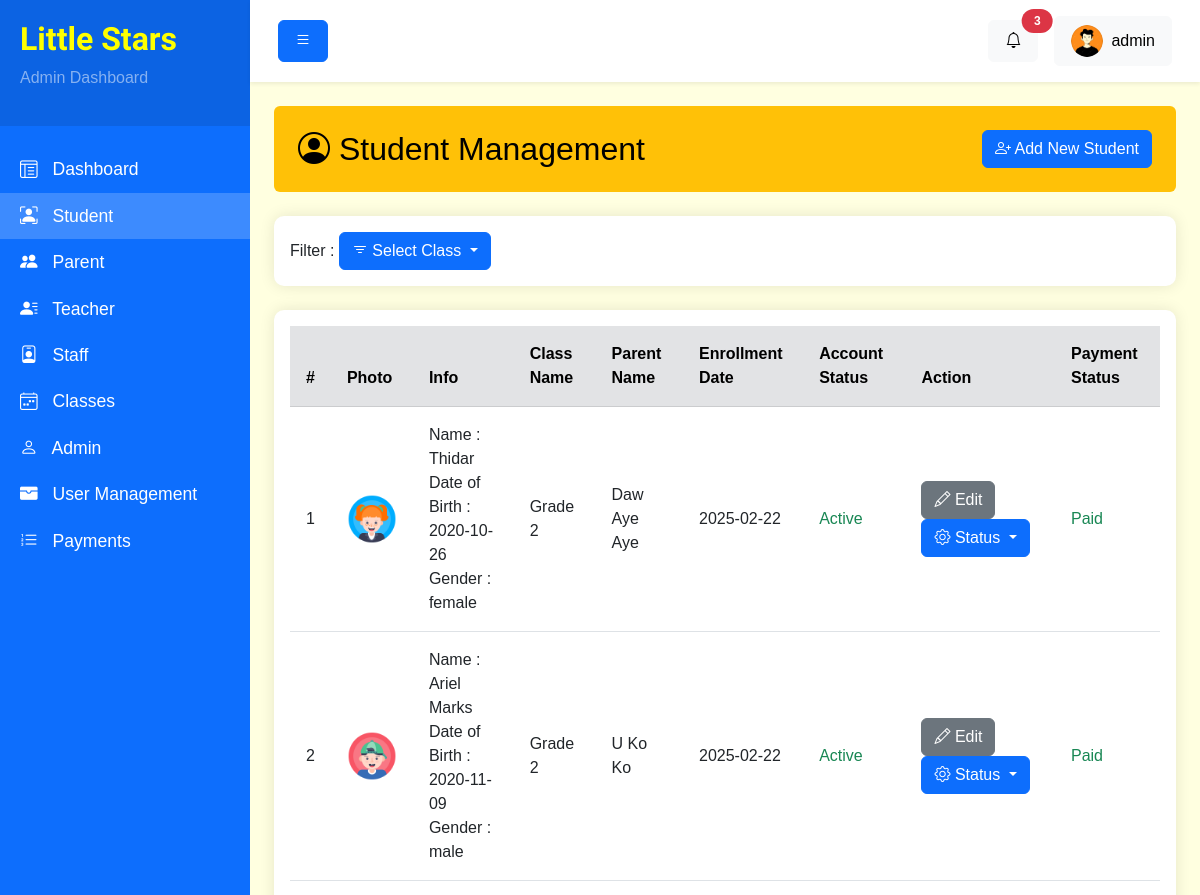
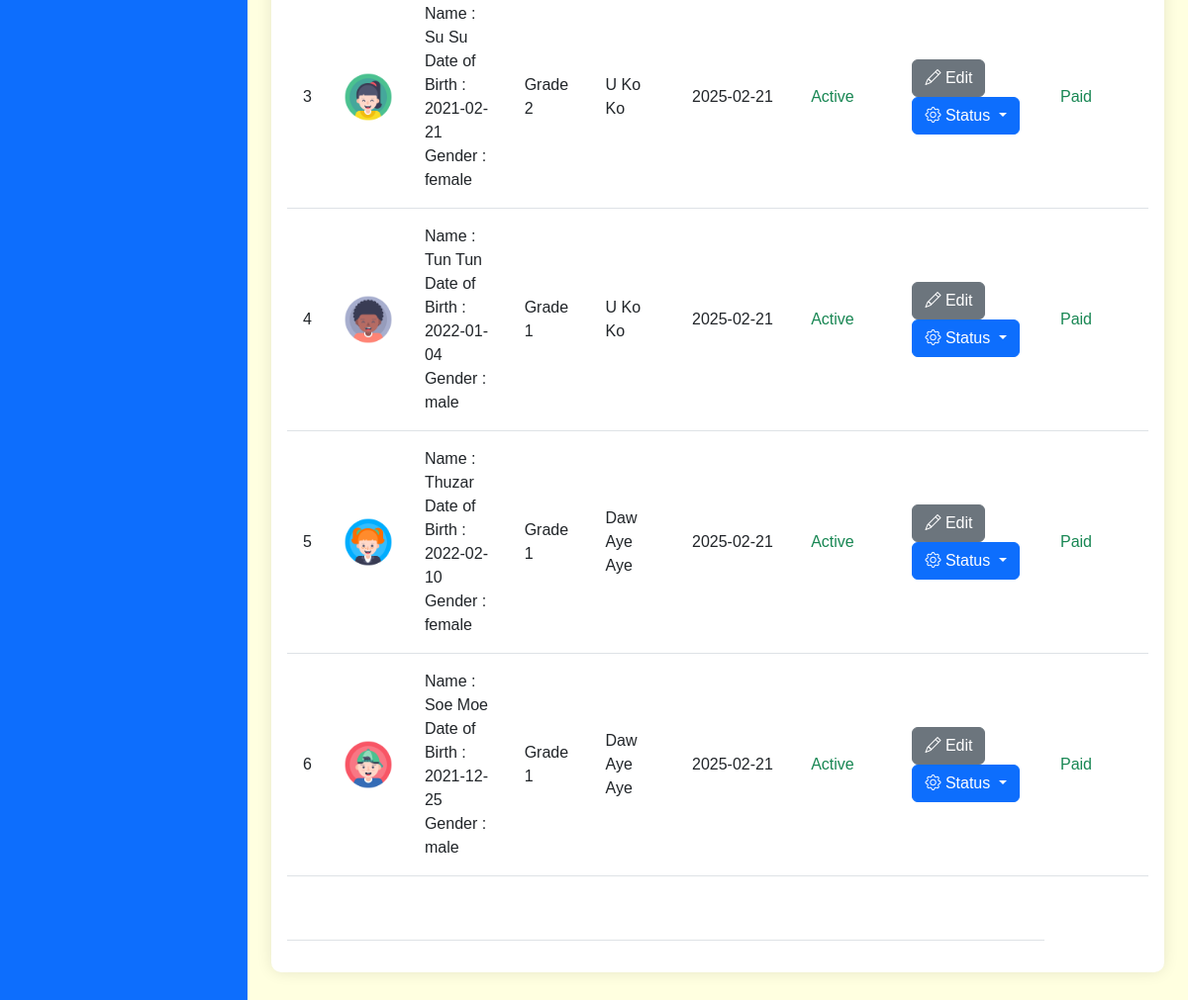
Page /backend/students.php (signed in) on the committed database (2 pictures, top to bottom).
### tables this page shows
CREATE TABLE `Students` (
  `student_id` int NOT NULL,
  `parent_id` int NOT NULL,
  `class_id` int NOT NULL,
  `name` varchar(50) NOT NULL,
  `photo` varchar(255) DEFAULT NULL,
  `date_of_birth` date NOT NULL,
  `gender` enum('male','female') NOT NULL DEFAULT 'male',
  `enrollment_date` date NOT NULL,
  `status` enum('active','suspend','pending') NOT NULL DEFAULT 'pending'
);

CREATE TABLE `Classes` (
  `class_id` int NOT NULL,
  `teacher_id` int NOT NULL,
  `class_name` varchar(50) NOT NULL,
  `fees` int NOT NULL,
  `age_group` varchar(50) NOT NULL,
  `max_students` int DEFAULT NULL,
  `schedule` text,
  `start_date` date NOT NULL,
  `status` enum('active','inactive') NOT NULL DEFAULT 'active'
);

CREATE TABLE `Parents` (
  `parent_id` int NOT NULL,
  `user_id` int NOT NULL,
  `name` varchar(50) NOT NULL,
  `photo` varchar(255) DEFAULT NULL,
  `phone` varchar(50) NOT NULL,
  `address` text
);

### backend/components/students/table.php (the view, shortened to what this page needs)
<div class="card">
    <div class="card-body">
        <div class="table-responsive">
            <table class="table align-middle">
                <thead class="table-secondary">
                    <tr>
                        <th>#</th>
                        <th>Photo</th>
                        <th>Info</th>
                        <th>Class Name</th>
                        <th>Parent Name</th>
                        <th>Enrollment Date</th>
                        <th>Account Status</th>
                        <th>Action</th>
                        <th colspan="2">Payment Status</th>
                    </tr>
                </thead>
                <tbody>
                        <?php if(isset($students) && count($students) > 0) : ?>
                            <?php $i = ($page - 1) * $limit + 1; ?>
                            <?php foreach($students as $student) : ?>
                                <tr>
                                    <td><?= $i++ ?></td>
                                    <td><img src="<?= $student['student_photo'] ? './uploads/' . $student['student_photo'] : 'https://placehold.co/32' ?>" alt="" width="50px"></td>
                                    <td>
                                        Name : <?= $student['student_name'] ?><br>
                                        Date of Birth : <?= $student['date_of_birth'] ?><br>
                                        Gender : <?= $student['gender'] ?>
                                    </td>
                                    <td><?= $student['class_name'] ?></td>
                                    <td><?= $student['parent_name'] ?></td>
                                    <td><?= $student['enrollment_date'] ?></td>
                                    <td>
                                        <?php if($student['student_status'] == 'active') : ?>
                                            <span class="text-success">Active</span>
                                        <?php elseif($student['student_status'] == 'pending') : ?>
                                            <span class="text-warning">Pending</span>
                                        <?php else : ?>
                                            <span class="text-danger">Suspend</span>
                                        <?php endif; ?>
                                    </td>
                                    <td>
                                        <a href="students-edit.php?id=<?= $student['student_id'] ?>" class="btn btn-secondary"><i class="bi bi-pencil"></i> Edit</a>
                                        <div class="dropdown d-inline-block">
                                            <button class="btn btn-primary dropdown-toggle" type="button" data-bs-toggle="dropdown" aria-expanded="false">
                                                <i class="bi bi-gear"></i> Status
                                            </button>
                                        </div>
                                    </td>
                                    <td>
                                        <?php if($student['payment_status'] == 'paid') : ?>
                                            <span class="text-success">Paid</span>
                                        <?php elseif($student['payment_status'] == 'unpaid') : ?>
                                            <span class="text-danger">Unpaid</span>
                                        <?php elseif($student['payment_status'] == 'decline') : ?>
                                            <span class="text-danger">Decline</span>
                                        <?php else : ?>
                                            <span class="text-warning">Checking</span>
                                        <?php endif; ?>
                                    </td>
                                    <td>
                                    </td>
                                </tr>
                            <?php endforeach; ?>
                        <?php endif; ?>
                </tbody>
                <tfoot>
                    <tr>
                        <th colspan="8">
                        </th>
                    </tr>
                </tfoot>
            </table>
        </div>
    </div>
</div>

### backend/css/style.css (style rules this page uses)
body { background: #f8f9fa; font-family: "Arial", sans-serif; }
.card { border: none; border-radius: 10px; box-shadow: 0 0 15px rgba(0, 0, 0, 0.1); margin-bottom: 20px; }
.table > :not(caption) > * > * { padding: 1rem; }

### backend/layouts/header.php (style rules this page uses)
body { background-color: lightyellow !important; }

### rows in the picture
students: photo (picture), name "Thidar", date_of_birth "2020-10-26", gender "female", class.class_name "Grade 2", parent.name "Daw Aye Aye", enrollment_date "2025-02-22", status "Active"
students: photo (picture), name "Ariel Marks", date_of_birth "2020-11-09", gender "male", class.class_name "Grade 2", parent.name "U Ko Ko", enrollment_date "2025-02-22", status "Active"
students: photo (picture), name "Su Su", date_of_birth "2021-02-21", gender "female", class.class_name "Grade 2", parent.name "U Ko Ko", enrollment_date "2025-02-21", status "Active"
students: photo (picture), name "Tun Tun", date_of_birth "2022-01-04", gender "male", class.class_name "Grade 1", parent.name "U Ko Ko", enrollment_date "2025-02-21", status "Active"
students: photo (picture), name "Thuzar", date_of_birth "2022-02-10", gender "female", class.class_name "Grade 1", parent.name "Daw Aye Aye", enrollment_date "2025-02-21", status "Active"
students: photo (picture), name "Soe Moe", date_of_birth "2021-12-25", gender "male", class.class_name "Grade 1", parent.name "Daw Aye Aye", enrollment_date "2025-02-21", status "Active"

### other values in the picture
$item['name'] "Dashboard"
$item['name'] "Student"
$item['name'] "Parent"
$item['name'] "Teacher"
$item['name'] "Staff"
$item['name'] "Classes"
$item['name'] "Admin"
$item['name'] "User Management"
$item['name'] "Payments"
$_SESSION['admin_user']['name'] "admin"
